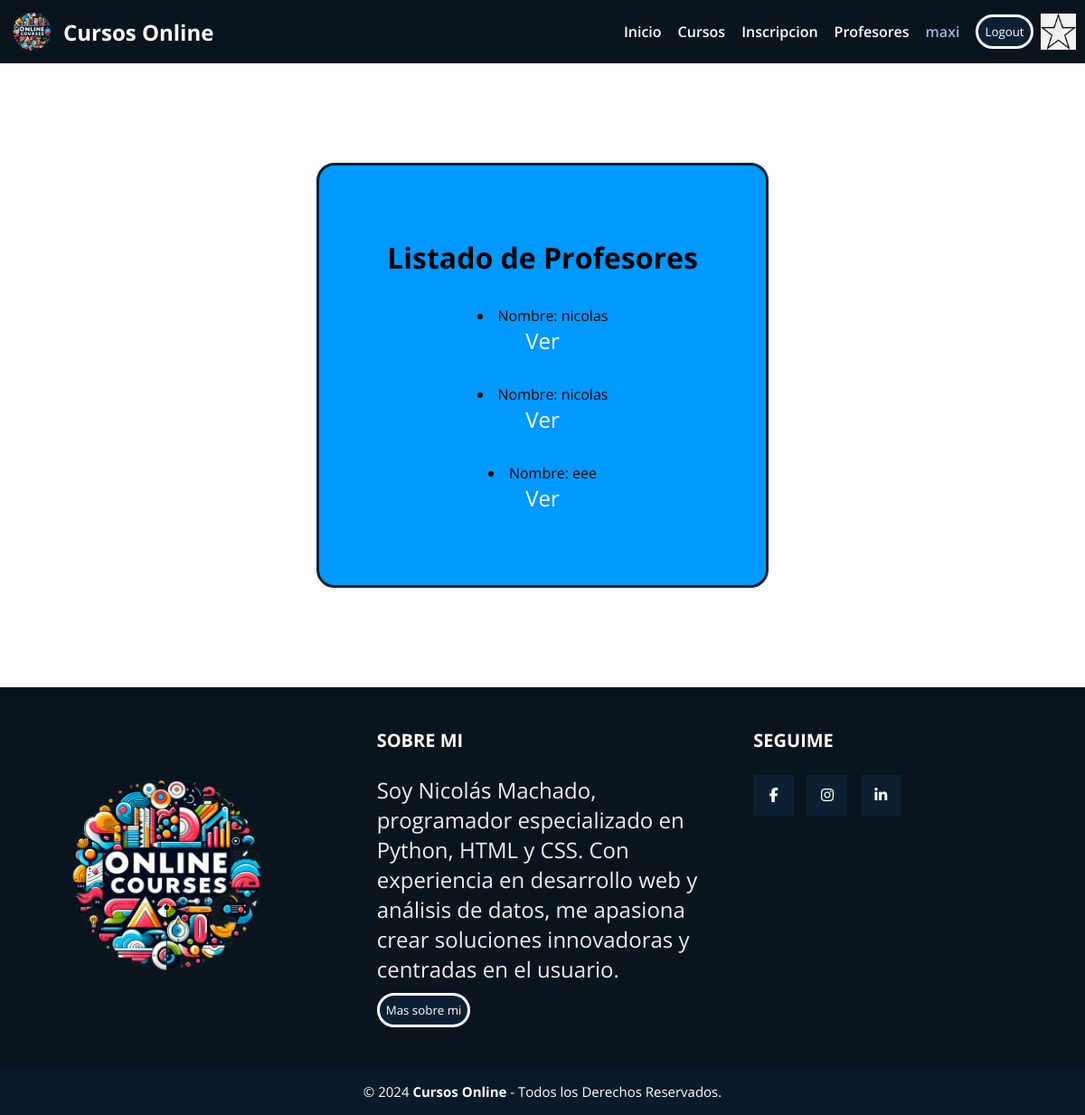
/profesores/lista (signed in), run on the app's committed database.
### AppCoder/models.py (models this page shows, shortened)
class Avatar(models.Model):
    user = models.OneToOneField(User, on_delete=models.CASCADE)
    imagen = models.ImageField(upload_to='avatares', null = True, blank = True)

class Profesor(models.Model):
    nombre = models.CharField(max_length=100)
    apellido = models.CharField(max_length=100)
    email = models.EmailField()
    profesion = models.CharField(max_length=100)

### AppCoder/views.py (the view)
# urls.py: path('profesores/lista', views.ProfesorListView.as_view(), name = "ListaProfesores"),
class ProfesorListView(ListView):
    model = Profesor
    context_object_name = "profesores"
    template_name = "AppCoder/profesores_lista.html"

### AppCoder/templates/AppCoder/profesores_lista.html (shortened to what this page needs)
{% extends 'AppCoder/padre.html' %}
{% load static %}
{% block contenidoQueCambia %}
<div class="relleno">
    <div class="relleno-curso">
            <h1>Listado de Profesores</h1>
            {% for profesor in profesores %}
                <li>Nombre: {{profesor.nombre}}
                    <p>
                        <a href="{% url 'DetalleProfesor' profesor.pk %}">Ver</a>
                    </p>
                </li>
            {% endfor %}
    </div>
</div>
{% endblock contenidoQueCambia %}

### AppCoder/templates/AppCoder/padre.html (shortened to what this page needs)
<!DOCTYPE html>
<html lang="en">
<head>
    <link rel="stylesheet" href="/AppCoder/static/AppCoder/css/style.css">
<body>
    <header>
        <a href="{% url 'inicio' %}" class="logo">
            <img src="/AppCoder/static/AppCoder/img/cursosonlinelogo.png" alt="">
            <h2 class="nombre-empresa">Cursos Online</h2>
        </a>
        <nav style="display: flex; align-items: center;gap: 8px;flex-wrap: wrap">
            <a class="nav-link" href="{% url 'inicio' %}">Inicio</a>
            <a class="nav-link" href="{% url 'ListaCursos' %}">Cursos</a>
            <a class="nav-link" href="{% url 'inscripcion' %}"
            >Inscripcion</a>
           <a class="nav-link" href=
            "{% url 'ListaProfesores' %}">Profesores</a>
            {% if not request.user.is_authenticated %}
           <div><a id="Logueo" class="btn btn-primary" href=
            "{% url 'Login' %}">Login</a>
            <a id="Logueo" class="btn btn-primary" href=
            "{% url 'Registro' %}">Registro</a>
            {% else %}
            <a id="Logueo" class="nav-link" href="{% url 'EditarPerfil' %}"> {{request.user.username}} </a>
            <form class="nav-link" method="post" action="{% url 'Logout' %}">
            <button type="submit" class="btn btn-primary">Logout</button>
            </form>
            {% endif %}
            {% if request.user.avatar %}
            <img src="{{request.user.avatar.imagen.url}}" alt="" height="40px">
            {% endif %}
        </nav>
    </header>
    {% block contenidoQueCambia %}
    {% endblock contenidoQueCambia %}
    <footer class="pie-pagina">
        <div class="grupo-1">
            <div class="box">
                <figure>
                    <a href="#">
                        <img src="/AppCoder/static/AppCoder/img/cursosonlinelogo.png" alt="">
                    </a>
                </figure>
            </div>
            <div class="box">
                <h2>SOBRE MI</h2>
                <p>Soy Nicolás Machado, programador especializado en Python, HTML y CSS. Con experiencia en desarrollo web y análisis de datos, me apasiona crear soluciones innovadoras y centradas en el usuario.
                </p>
                <button><a href="{% url 'sobremi' %}">Mas sobre mi</a></button>
            </div>
            <div class="box">
                <h2>SEGUIME</h2>
                <div class="red-social">
                    <a href="https://es-la.facebook.com/nicolas.machado.543908" class="fa fa-facebook" target="_blank"></a>
                    <a href="https://www.instagram.com/nico_machado05?igsh=MXJ3azJwcXVxamJoeA==" class="fa fa-instagram" target="_blank"></a>
                    <a href="www.linkedin.com/in/nicolas-machado-09b89b23b" class="fa fa-linkedin" target="_blank"></a>
                </div>
            </div>
        </div>
        <div class="grupo-2">
            <small>
                &copy; 2024 <b>Cursos Online</b> - Todos los Derechos Reservados.
            </small>
        </div>
    </footer>
</body>

### AppCoder/static/AppCoder/css/style.css (style rules this page uses)
* { margin: 0; padding: 0; box-sizing: border-box; font-family: 'Open Sans', sans-serif; }
body { display: grid; min-height: 100vh; grid-template-rows: auto 1fr auto; }
a { text-decoration: none; color: white; }
header { display:flex ; min-height: 70px; background-color: #0a141d; justify-content: space-between; align-items: center; padding: 10px; }
.relleno { display: flex; flex-direction: column; justify-content: center; align-items: center; padding: 30px; width: 600px; gap: 10px; margin: auto; margin-top: 5rem; margin-bottom: 5rem; }
p { display: flex; font-size: x-large; }
.relleno .relleno-curso { display: flex; flex-direction: column; width: 500px; align-items: center; justify-content: center; gap: 2rem; padding: 1rem; padding-top: 5rem; padding-bottom: 5rem; border: 3px solid #0d2033; border-radius: 20px; background-color: #0099ff; }
.relleno .relleno-curso li p { display: flex; align-items: center; justify-content:center; padding: auto; gap: 1rem; }
button { padding: 7px; border-radius: 30px; background-color: #0d2033; border: 3px solid white; color: white; }
.logo { display: flex; align-items: center; }
.logo img { height: 50px; margin-right: 10px; }
nav { display: flex; flex-direction: row; }
nav a { font-weight: 600; padding-right: 10px; }
form { display: flex; }
#Logueo { color: rgb(174, 174, 226); }
.pie-pagina { width: 100%; background-color: #0a141d; }
.pie-pagina .grupo-1 { width: 100%; max-width: 1200px; margin: auto; display: grid; grid-template-columns: repeat(3,1fr); grid-gap: 50px; padding: 45px 0px; }
.pie-pagina .grupo-1 .box figure { width: 100%; height: 100%; display: flex; justify-content: center; align-items: center; }
.pie-pagina .grupo-1 .box figure img { width: 250px; }
.pie-pagina .grupo-1 .box h2 { color: #fff; margin-bottom: 25px; font-size: 20px; }
.pie-pagina .grupo-1 .box p { color: #efefef; margin-bottom: 10px; }
.pie-pagina .grupo-1 .red-social a { display: inline-block; text-decoration: none; width: 45px; height: 45px; line-height: 45px; color: #fff; margin-right: 10px; background-color: #0d2033; text-align: center; transition: all 300ms ease; }
.pie-pagina .grupo-2 { background-color: #0a1a2a; padding: 15px 10px; text-align: center; color: #fff; }
.pie-pagina .grupo-2 small { font-size: 15px; }

### data on the page
Profesor: nombre "nicolas"
Profesor: nombre "nicolas"
Profesor: nombre "eee"

### other printed values
{{ request.user.username }} "maxi"
